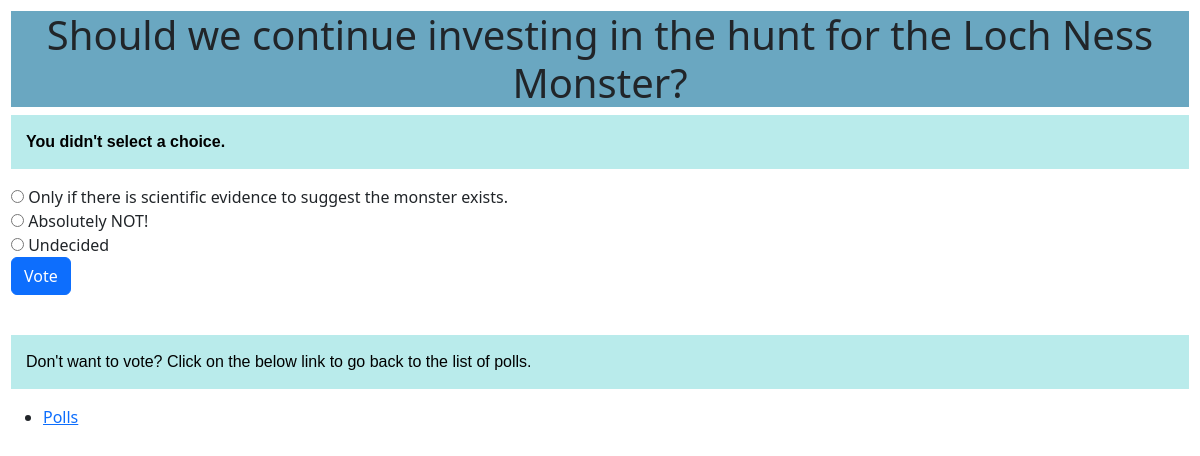
Page /polls/2/vote/ (signed in) on the committed database.
### polls/models.py (models this page shows, shortened)
class Question(models.Model):
    question_text = models.CharField(max_length=200)
    pub_date = models.DateTimeField('date published')

class Choice(models.Model):
    question = models.ForeignKey(Question, on_delete=models.CASCADE)
    choice_text = models.CharField(max_length=200)
    votes = models.IntegerField(default=0)

### polls/views.py (the view)
# urls.py: path('<int:question_id>/vote/', views.vote, name='vote'),
@login_required(login_url = '/user_auth/')
def vote(request, question_id):
    question = get_object_or_404(Question, pk=question_id)
    try:
        selected_choice = question.choice_set.get(
            pk=request.POST['choice']
        )
    except (KeyError, Choice.DoesNotExist):
        return render(request, 'polls/detail.html',
            {'question': question,'error_message': "You didn't select a choice."})
    else:
        selected_choice.votes += 1
        selected_choice.save()
        return HttpResponseRedirect(
            reverse('polls:results', args=(question_id,))
        )

### polls/templates/polls/detail.html (shortened to what this page needs)
{% load static %}
<link href = "{% static 'indexCSS.css' %}" rel = "stylesheet" type = "text/css">
<!DOCTYPE html>
<html>
    <head>
        <link href="https://cdn.jsdelivr.net/npm/bootstrap@5.3.0-alpha1/dist/css/bootstrap.min.css" rel="stylesheet">
    </head>
    <body>
        <h1> {{question.question_text}}</h1>
        {% if error_message %}
        <p><strong>{{error_message}}</strong></p>
        {% endif %}
        <form action="{% url 'polls:vote' question.id %}" method="post">
            {% for choice in question.choice_set.all %}
                <input type="radio" name="choice" id="choice {{
                forloop.counter
                }}" value="{{ choice.id }}" />
                <label for="choice {{ forloop.counter }}">
                {{ choice.choice_text }}
            </label>
            <br />
            {% endfor %}
            <div class="col-12">
                <input type="submit" class="btn btn-primary" value="Vote" />
            </div>
        </form>
        <br>
        <p>Don't want to vote? Click on the below link to go back to the list of polls.</p>
        <ul>
            <li><a href="/polls">Polls</a></li>
        </ul>
    </body>
</html>

### candidate_app/static/indexCSS.css (style rules this page uses)
p { color: black; font-family: 'Gill Sans', 'Gill Sans MT', Calibri, 'Trebuchet MS', sans-serif; padding: 15px; background-color: rgb(185, 235, 235); }
body { text-align: left; background-color: rgb(185, 235, 235); padding: 11px; }
h1 { text-align: center; color: darkblue; background-color: rgb(106, 167, 193); top: 0; position: sticky; }

### rows in the picture
Question: question_text "Should we continue investing in the hunt for the Loch Ness Monster?"
Choice: choice_text "Only if there is scientific evidence to suggest the monster exists."
Choice: choice_text "Absolutely NOT!"
Choice: choice_text "Undecided"

### other values in the picture
{{ error_message }} "You didn't select a choice."
